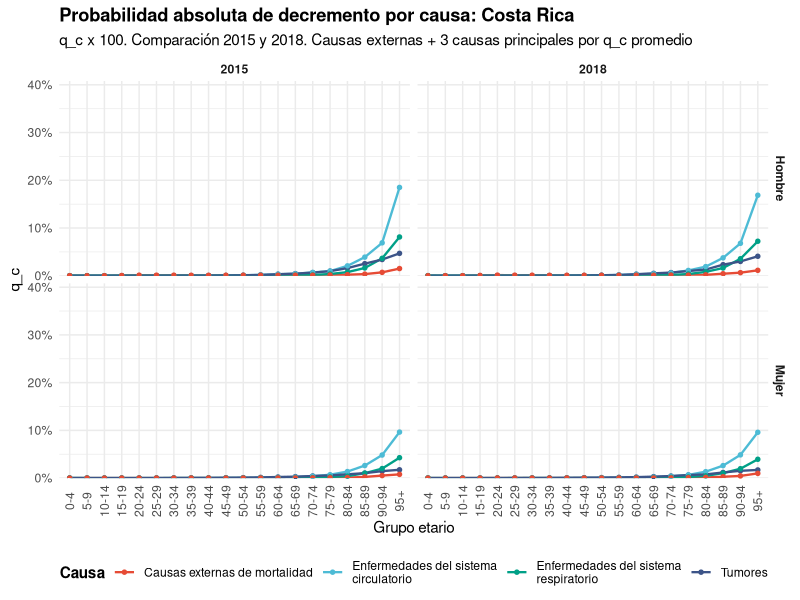
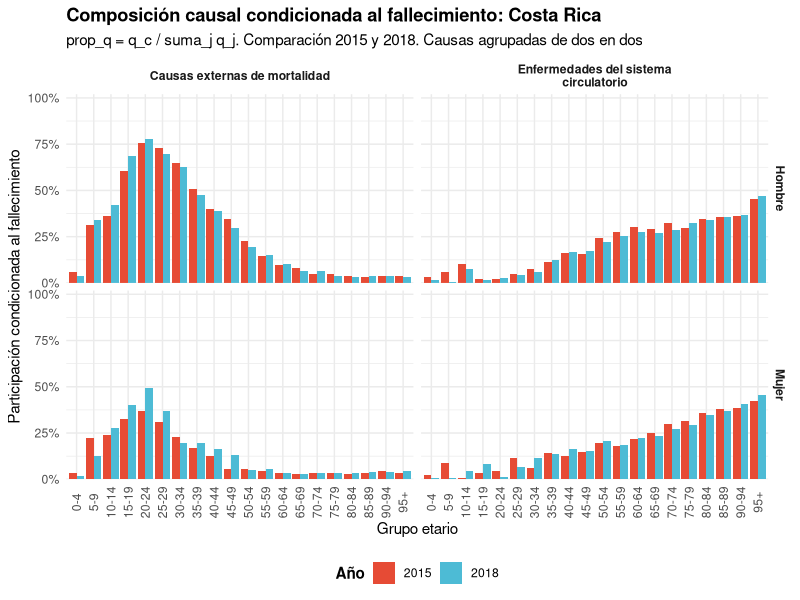
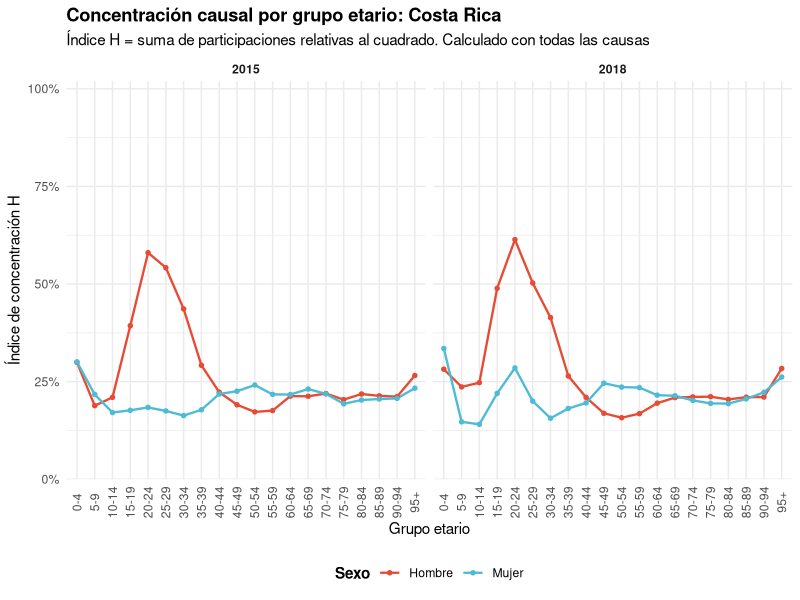
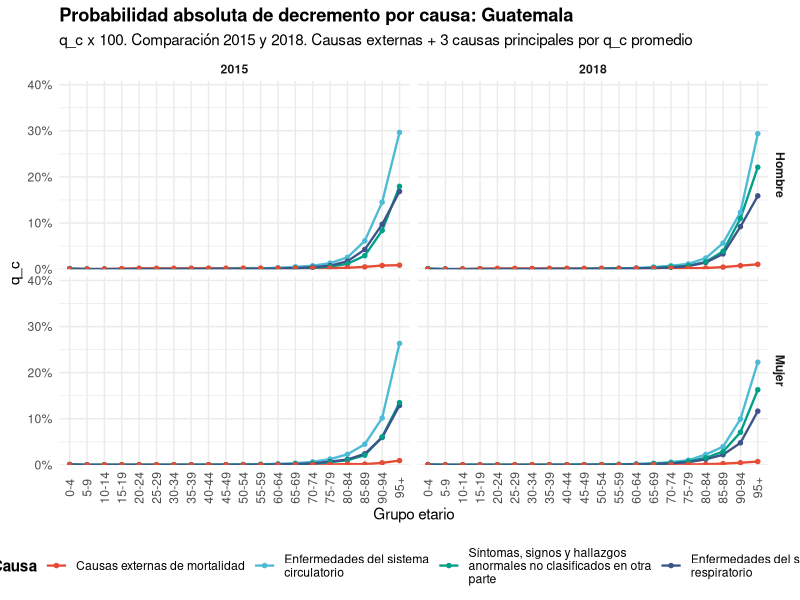
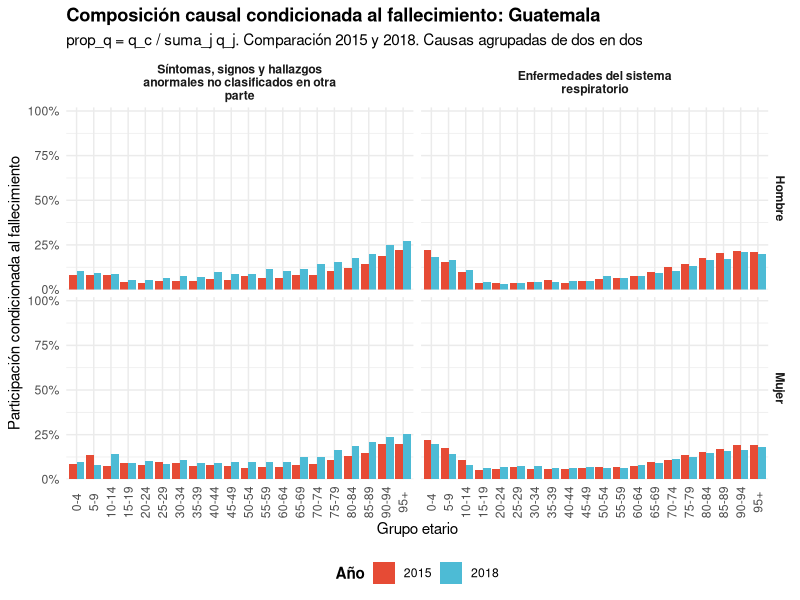
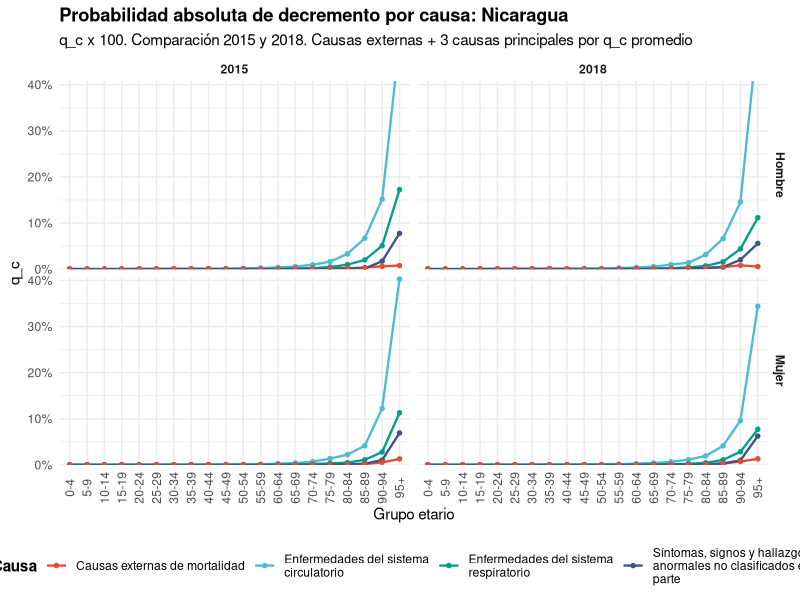
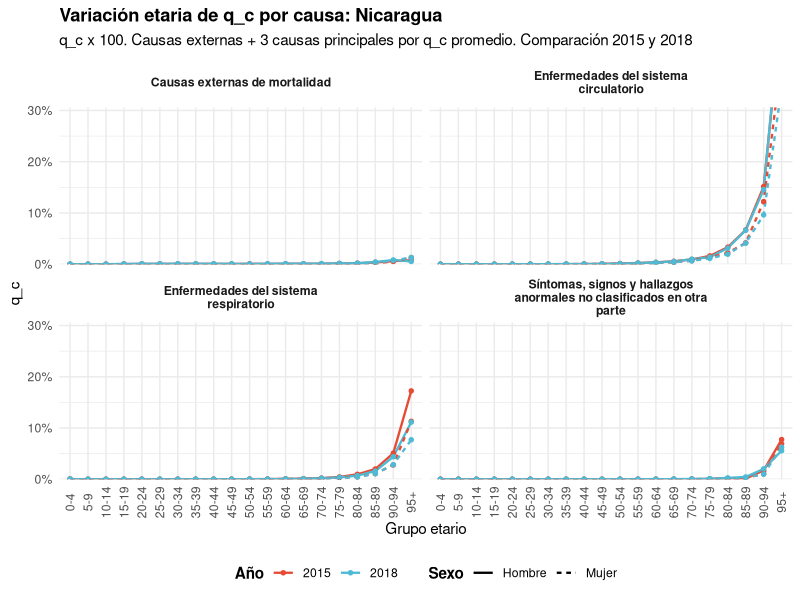

These charts were generated, in order, by the following R code:
library(readr)
library(dplyr)
library(tidyr)
library(ggplot2)
library(here)
library(stringr)
library(scales)
library(ggsci)

options(scipen = 999)


# cargamos los resultados bayesianos

resultados_bayesiano <- read_csv(
  here("datos", "procesados", "resultados_enfoque_bayesiano.csv"),
  na = c("", "NA"),
  show_col_types = FALSE
)


# para las figuras comparamos el inicio y el cierre del periodo

anios_comparacion <- c(2015, 2018)

resultados_bayesiano <- resultados_bayesiano %>%
  filter(anio %in% anios_comparacion)


# funciones cortas para porcentajes y estilo

etiqueta_pct_directa <- function(x, decimales = 2) {
  x_fmt <- format(
    round(x, decimales),
    nsmall = decimales,
    trim = TRUE,
    scientific = FALSE
  )
  
  x_fmt <- sub("(\\.\\d*?)0+$", "\\1", x_fmt)
  x_fmt <- sub("\\.$", "", x_fmt)
  
  paste0(x_fmt, "%")
}


etiqueta_pct_proporcion <- function(x, decimales = 1) {
  x <- x * 100
  
  x_fmt <- format(
    round(x, decimales),
    nsmall = decimales,
    trim = TRUE,
    scientific = FALSE
  )
  
  x_fmt <- sub("(\\.\\d*?)0+$", "\\1", x_fmt)
  x_fmt <- sub("\\.$", "", x_fmt)
  
  paste0(x_fmt, "%")
}


tema_bayesiano <- function() {
  theme_minimal() +
    theme(
      axis.text.x = element_text(angle = 90, vjust = 0.5),
      legend.position = "bottom",
      plot.title = element_text(face = "bold"),
      strip.text = element_text(face = "bold"),
      legend.title = element_text(face = "bold")
    )
}


# orden y etiquetas que se usan en todas las figuras

orden_edades <- resultados_bayesiano %>%
  distinct(grupo_edad) %>%
  mutate(
    edad_inicio = parse_number(grupo_edad)
  ) %>%
  arrange(edad_inicio) %>%
  pull(grupo_edad)


resultados_bayesiano <- resultados_bayesiano %>%
  mutate(
    grupo_edad = factor(grupo_edad, levels = orden_edades),
    pais_carpeta = case_when(
      pais == "Belice" ~ "belice",
      pais == "Costa Rica" ~ "costa rica",
      pais == "El Salvador" ~ "el salvador",
      pais == "Guatemala" ~ "guatemala",
      pais == "Nicaragua" ~ "nicaragua",
      pais %in% c("Panama", "Panamá") ~ "panama",
      TRUE ~ str_to_lower(pais)
    ),
    causa_grupo_wrap = str_wrap(causa_grupo, width = 35),
    q_porcentaje = q_c * 100
  )


# composición causal dentro de cada celda: prop_q = q_c / sum_j q_j
# el denominador siempre incluye todas las causas

composicion_causal <- resultados_bayesiano %>%
  group_by(anio, pais, pais_carpeta, sexo, grupo_edad) %>%
  mutate(
    q_total = sum(q_c, na.rm = TRUE),
    prop_q = if_else(q_total > 0, q_c / q_total, 0)
  ) %>%
  ungroup()


# concentración causal H = sum_c prop_q^2, también con todas las causas

concentracion_causal <- composicion_causal %>%
  group_by(anio, pais, pais_carpeta, sexo, grupo_edad) %>%
  summarise(
    indice_concentracion = sum(prop_q^2, na.rm = TRUE),
    q_total = first(q_total),
    .groups = "drop"
  )


# en cada país dejamos causas externas y las otras tres con mayor q promedio
# la causa perinatal queda fuera porque no aparece en estas figuras

obtener_causa_externa_pais <- function(datos_pais) {
  
  causa_externa <- datos_pais %>%
    distinct(causa, causa_grupo) %>%
    filter(
      causa == "XX" |
        str_detect(str_to_lower(causa_grupo), "extern")
    ) %>%
    pull(causa_grupo) %>%
    unique()
  
  if (length(causa_externa) > 0) {
    causa_externa[1]
  } else {
    NA_character_
  }
}


obtener_causa_perinatal_pais <- function(datos_pais) {
  
  causa_perinatal <- datos_pais %>%
    distinct(causa_grupo) %>%
    filter(
      str_detect(str_to_lower(causa_grupo), "perinatal")
    ) %>%
    pull(causa_grupo) %>%
    unique()
  
  if (length(causa_perinatal) > 0) {
    causa_perinatal[1]
  } else {
    NA_character_
  }
}


seleccionar_top4_promedio_pais <- function(datos_pais) {
  
  causa_externa <- obtener_causa_externa_pais(datos_pais)
  
  datos_base <- datos_pais %>%
    filter(
      !str_detect(str_to_lower(causa_grupo), "perinatal")
    )
  
  if (!is.na(causa_externa)) {
    
    datos_base <- datos_base %>%
      filter(causa_grupo != causa_externa)
    
    n_resto <- 3
    
  } else {
    
    n_resto <- 4
  }
  
  causas_resto <- datos_base %>%
    group_by(causa_grupo) %>%
    summarise(
      q_promedio = mean(q_c, na.rm = TRUE),
      .groups = "drop"
    ) %>%
    arrange(desc(q_promedio)) %>%
    slice_head(n = n_resto) %>%
    pull(causa_grupo)
  
  causas_seleccionadas <- c()
  
  if (!is.na(causa_externa)) {
    causas_seleccionadas <- c(causas_seleccionadas, causa_externa)
  }
  
  causas_seleccionadas <- c(causas_seleccionadas, causas_resto)
  
  unique(causas_seleccionadas)
}


# figuras que sí quedaron citadas en la bitácora 3

figuras_bitacora <- list(
  "costa rica" = c(
    "01_q_absoluto_top4_2015_2018.png",
    "03_composicion_condicionada_grupo_1.png",
    "05_concentracion_causal.png"
  ),
  "guatemala" = c(
    "01_q_absoluto_top4_2015_2018.png",
    "03_composicion_condicionada_grupo_2.png"
  ),
  "nicaragua" = c(
    "01_q_absoluto_top4_2015_2018.png",
    "02_q_por_causa_top4.png"
  )
)

guardar_figura <- function(grafico, carpeta, archivo, width, height) {
  if (!archivo %in% figuras_bitacora[[carpeta]]) {
    return(invisible(FALSE))
  }

  ggsave(
    filename = here("figuras", "Bayesiano", carpeta, archivo),
    plot = grafico,
    width = width,
    height = height,
    dpi = 300
  )
}

# solo procesamos los países que aparecen en esas figuras

paises <- resultados_bayesiano %>%
  distinct(pais, pais_carpeta) %>%
  filter(pais_carpeta %in% names(figuras_bitacora)) %>%
  arrange(pais)


for (i in seq_len(nrow(paises))) {
  
  pais_actual <- paises$pais[i]
  carpeta_pais <- paises$pais_carpeta[i]
  ruta_figuras <- here("figuras", "Bayesiano", carpeta_pais)
  
  dir.create(
    ruta_figuras,
    recursive = TRUE,
    showWarnings = FALSE
  )
  
  # quitamos versiones anteriores para no mezclar resultados
  
  archivos_previos <- list.files(
    ruta_figuras,
    pattern = "^(00|01|02|03|04|05)_.*\\.png$",
    full.names = TRUE
  )
  
  if (length(archivos_previos) > 0) {
    file.remove(archivos_previos)
  }
  
  
  datos_pais <- resultados_bayesiano %>%
    filter(pais == pais_actual)
  
  composicion_pais <- composicion_causal %>%
    filter(pais == pais_actual)
  
  concentracion_pais <- concentracion_causal %>%
    filter(pais == pais_actual)
  
  
# causas principales del país
  
  causas_top4_pais <- seleccionar_top4_promedio_pais(datos_pais)
  causa_perinatal_pais <- obtener_causa_perinatal_pais(datos_pais)
  
  orden_causas_top4_wrap <- str_wrap(causas_top4_pais, width = 35)
  
  datos_pais_top4 <- datos_pais %>%
    filter(causa_grupo %in% causas_top4_pais) %>%
    mutate(
      causa_grupo_wrap = factor(
        str_wrap(causa_grupo, width = 35),
        levels = orden_causas_top4_wrap
      )
    )
  
  composicion_pais_top4 <- composicion_pais %>%
    filter(causa_grupo %in% causas_top4_pais) %>%
    mutate(
      causa_grupo_wrap = factor(
        str_wrap(causa_grupo, width = 35),
        levels = orden_causas_top4_wrap
      )
    )
  
  datos_pais_perinatal <- datos_pais %>%
    filter(
      str_detect(str_to_lower(causa_grupo), "perinatal")
    ) %>%
    mutate(
      causa_grupo_wrap = str_wrap(causa_grupo, width = 35)
    )
  
  
# para la composición usamos las cuatro principales más la perinatal
  
  causas_grafico_4 <- causas_top4_pais
  
  if (!is.na(causa_perinatal_pais)) {
    causas_grafico_4 <- unique(c(causa_perinatal_pais, causas_grafico_4))
  }
  
  orden_causas_grafico_4_wrap <- str_wrap(causas_grafico_4, width = 35)
  
  composicion_pais_top4_mas_perinatal <- composicion_pais %>%
    filter(causa_grupo %in% causas_grafico_4) %>%
    mutate(
      causa_grupo_wrap = factor(
        str_wrap(causa_grupo, width = 35),
        levels = orden_causas_grafico_4_wrap
      )
    )
  
# q absoluto por edad; filas por sexo y columnas por año
  
  grafico_01_q_edad <- datos_pais_top4 %>%
    ggplot(
      aes(
        x = grupo_edad,
        y = q_porcentaje,
        group = causa_grupo_wrap,
        color = causa_grupo_wrap
      )
    ) +
    geom_line(linewidth = 0.8) +
    geom_point(size = 1.2) +
    facet_grid(sexo ~ anio) +
    scale_color_npg() +
    scale_y_continuous(
      labels = etiqueta_pct_directa,
      breaks = seq(0, 40, 10),
      minor_breaks = seq(0, 40, 5),
      expand = expansion(mult = c(0, 0.02))
    ) +
    coord_cartesian(ylim = c(0, 40)) +
    labs(
      title = paste0("Probabilidad absoluta de decremento por causa: ", pais_actual),
      subtitle = "q_c x 100. Comparación 2015 y 2018. Causas externas + 3 causas principales por q_c promedio",
      x = "Grupo etario",
      y = "q_c",
      color = "Causa"
    ) +
    tema_bayesiano()
  
  guardar_figura(
    grafico_01_q_edad, carpeta_pais, "01_q_absoluto_top4_2015_2018.png", 14, 8
  )
  
  
# q por causa, expresada en porcentaje
  
  grafico_02_q_causa <- datos_pais_top4 %>%
    ggplot(
      aes(
        x = grupo_edad,
        y = q_porcentaje,
        group = interaction(anio, sexo),
        color = factor(anio),
        linetype = sexo
      )
    ) +
    geom_line(linewidth = 0.8) +
    geom_point(size = 1.2) +
    facet_wrap(~ causa_grupo_wrap) +
    scale_color_npg() +
    scale_y_continuous(
      labels = etiqueta_pct_directa,
      breaks = seq(0, 30, 10),
      minor_breaks = seq(0, 30, 5),
      expand = expansion(mult = c(0, 0.02))
    ) +
    coord_cartesian(ylim = c(0, 30)) +
    labs(
      title = paste0("Variación etaria de q_c por causa: ", pais_actual),
      subtitle = "q_c x 100. Causas externas + 3 causas principales por q_c promedio. Comparación 2015 y 2018",
      x = "Grupo etario",
      y = "q_c",
      color = "Año",
      linetype = "Sexo"
    ) +
    tema_bayesiano()
  
  guardar_figura(
    grafico_02_q_causa, carpeta_pais, "02_q_por_causa_top4.png", 14, 9
  )
  
  
# composición condicionada; separamos las causas de dos en dos para leerla bien
  
  grupos_causas_03 <- split(
    causas_top4_pais,
    ceiling(seq_along(causas_top4_pais) / 2)
  )
  
  for (g in seq_along(grupos_causas_03)) {
    
    causas_grupo_actual <- grupos_causas_03[[g]]
    
    composicion_grupo_actual <- composicion_pais_top4 %>%
      filter(causa_grupo %in% causas_grupo_actual) %>%
      mutate(
        causa_grupo_wrap = factor(
          str_wrap(causa_grupo, width = 35),
          levels = str_wrap(causas_grupo_actual, width = 35)
        )
      )
    
    grafico_03_composicion_goerlich <- composicion_grupo_actual %>%
      ggplot(
        aes(
          x = grupo_edad,
          y = prop_q,
          fill = factor(anio)
        )
      ) +
      geom_col(position = "dodge") +
      facet_grid(sexo ~ causa_grupo_wrap) +
      scale_fill_npg() +
      scale_y_continuous(
        labels = etiqueta_pct_proporcion,
        breaks = seq(0, 1, 0.25),
        minor_breaks = seq(0, 1, 0.125),
        expand = expansion(mult = c(0, 0.02))
      ) +
      coord_cartesian(ylim = c(0, 1)) +
      labs(
        title = paste0("Composición causal condicionada al fallecimiento: ", pais_actual),
        subtitle = "prop_q = q_c / suma_j q_j. Comparación 2015 y 2018. Causas agrupadas de dos en dos",
        x = "Grupo etario",
        y = "Participación condicionada al fallecimiento",
        fill = "Año"
      ) +
      tema_bayesiano()
    
    guardar_figura(
      grafico_03_composicion_goerlich,
      carpeta_pais,
      paste0("03_composicion_condicionada_grupo_", g, ".png"),
      14,
      8
    )
  }
  
  
# composición promedio por edad para las causas elegidas
  
  grafico_04_composicion_apilada <- composicion_pais_top4_mas_perinatal %>%
    group_by(grupo_edad, causa_grupo_wrap) %>%
    summarise(
      prop_promedio = mean(prop_q, na.rm = TRUE),
      .groups = "drop"
    ) %>%
    ggplot(
      aes(
        x = grupo_edad,
        y = prop_promedio,
        fill = causa_grupo_wrap
      )
    ) +
    geom_col(position = "stack") +
    scale_fill_npg() +
    scale_y_continuous(
      labels = etiqueta_pct_proporcion,
      breaks = seq(0, 1, 0.25),
      minor_breaks = seq(0, 1, 0.125),
      expand = expansion(mult = c(0, 0.02))
    ) +
    coord_cartesian(ylim = c(0, 1)) +
    labs(
      title = paste0("Composición causal promedio por edad: ", pais_actual),
      subtitle = "Participación relativa dentro de la mortalidad total. Top 4 causas + causa perinatal",
      x = "Grupo etario",
      y = "Participación relativa",
      fill = "Causa"
    ) +
    tema_bayesiano()
  
  guardar_figura(
    grafico_04_composicion_apilada,
    carpeta_pais,
    "04_composicion_promedio_top4_mas_perinatal.png",
    14,
    8
  )
  
  
# concentración causal por edad
  
  grafico_05_concentracion <- concentracion_pais %>%
    ggplot(
      aes(
        x = grupo_edad,
        y = indice_concentracion,
        group = sexo,
        color = sexo
      )
    ) +
    geom_line(linewidth = 0.8) +
    geom_point(size = 1.2) +
    facet_wrap(~ anio) +
    scale_color_npg() +
    scale_y_continuous(
      labels = etiqueta_pct_proporcion,
      breaks = seq(0, 1, 0.25),
      minor_breaks = seq(0, 1, 0.125),
      expand = expansion(mult = c(0, 0.02))
    ) +
    coord_cartesian(ylim = c(0, 1)) +
    labs(
      title = paste0("Concentración causal por grupo etario: ", pais_actual),
      subtitle = "Índice H = suma de participaciones relativas al cuadrado. Calculado con todas las causas",
      x = "Grupo etario",
      y = "Índice de concentración H",
      color = "Sexo"
    ) +
    tema_bayesiano()
  
  guardar_figura(
    grafico_05_concentracion, carpeta_pais, "05_concentracion_causal.png", 14, 8
  )
}
